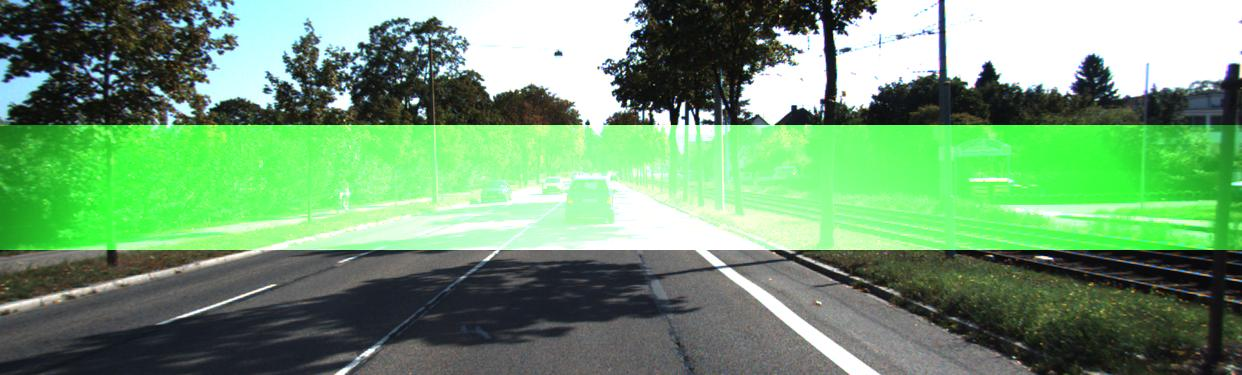
#> input picture ImageTools/Laser_Color_Strip_Injection/image_with_strip_green.jpg, 1242 x 375 px, given in place of demo.jpg, which was not available
$ python Pre-Encode.py
#> lines starting #> are read from the running program, lines starting #| are printed output that depends on the picture; pictures that were not available may be replaced by others from this repository, and a replacement may not be noted
import math
import numpy as np
from PIL import Image
from Rotation import Rotation


def add_margin(img,top,right,bottom,left,color):
    width,height = img.size
    top = int(top)
    right = int(right)
    bottom = int(bottom)
    left = int(left)
    new_width = width + right + left
    new_height = height + top + bottom
    result = Image.new(img.mode,(new_width,new_height),color)
    result.paste(img,(left,top))
    return result


im = Image.open('demo.jpg')
#> im is the input picture: PIL image 1242x375 RGB; mean R, G, B 113.7, 154.9, 115.7
im_data = np.asarray(im)
S1 = im_data.shape[0]
#> S1 = 375
S2 = im_data.shape[1]
#> S2 = 1242
S3 = im_data.shape[2]
#> S3 = 3
R = int(math.ceil(math.sqrt(S1 * S1 + S2 * S2)))
#> R = 1298
# R = max(S1,S2)

if (R-S1)%2==0 and (R-S2)%2==0:
    im = add_margin(im,(R-S1)/2,(R-S2)/2,(R-S1)/2,(R-S2)/2,(255,255,255,0))
elif (R-S1)%2!=0 and (R-S2)%2==0:
    im = add_margin(im,(R-S1)/2-0.5,(R-S2)/2,(R-S1)/2+0.5,(R-S2)/2,(255,255,255,0))
#> in add_margin, `result = Image.new(img.mode,(new_width,new_height),color)`: result: PIL image 1298x1298 RGB; every value is 255
#> in add_margin, `result.paste(img,(left,top))`:
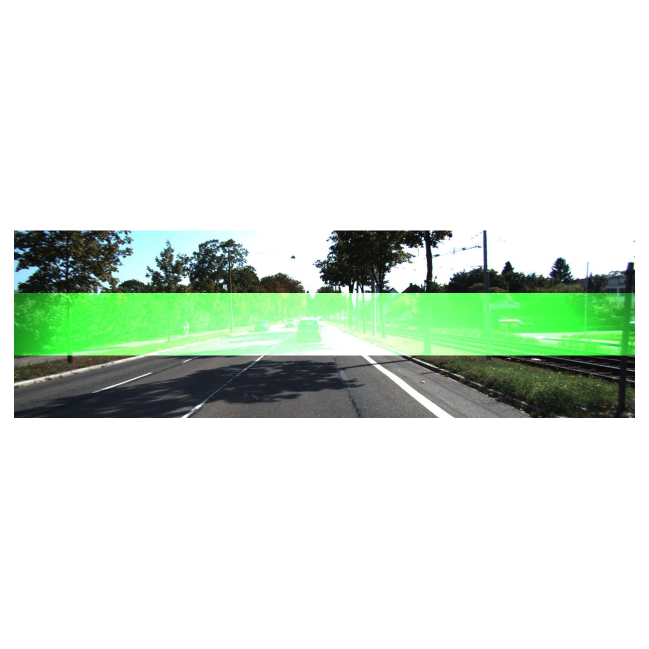
#> result: PIL image 1298x1298 RGB (shown at 1/2 size); mean R, G, B 215.9, 227.3, 216.5
elif (R-S1)%2==0 and (R-S2)%2!=0:
    im = add_margin(im,(R-S1)/2,(R-S2)/2-0.5,(R-S1)/2,(R-S2)/2+0.5,(255,255,255,0))
else:
    im = add_margin(im,(R-S1)/2-0.5,(R-S2)/2-0.5,(R-S1)/2+0.5,(R-S2)/2+0.5,(255,255,255,0))
new_fig = np.zeros((R, R, S3), dtype=np.uint8)
new_fig[:,:,:3] = 255
w = 1.0
v = 1.0

for i in range(R):
    t = i/v
    angle = w*t
    rot_figure = im.rotate(angle,fillcolor='white')
    rot_figure = np.asarray(rot_figure)
    # print(rot_figure.shape)
    # input('Enter')
    new_fig[i,:,:] = rot_figure[i,:,:]
    if i%100==0:
        print(i)
#> this loop made 1298 passes
#> pass 2, `rot_figure = im.rotate(angle,fillcolor='white')`:
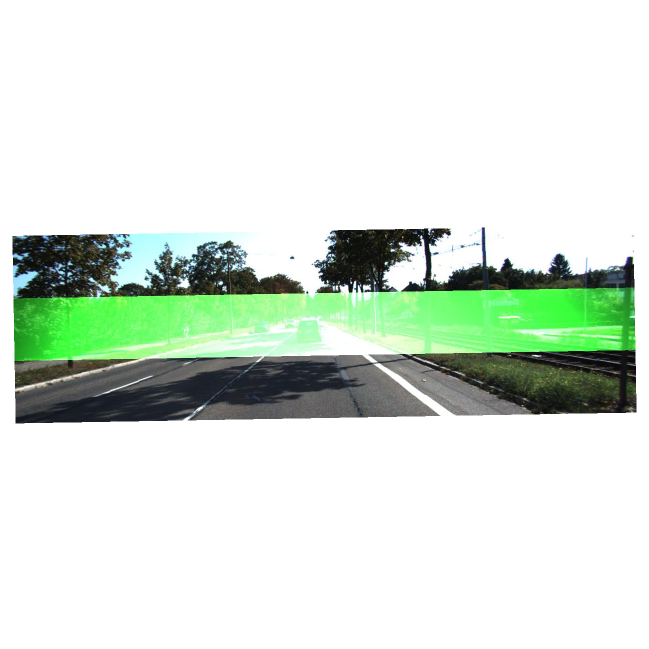
#> rot_figure: PIL image 1298x1298 RGB (shown at 1/2 size); mean R, G, B 215.9, 227.3, 216.5
#> pass 3, `rot_figure = im.rotate(angle,fillcolor='white')`:
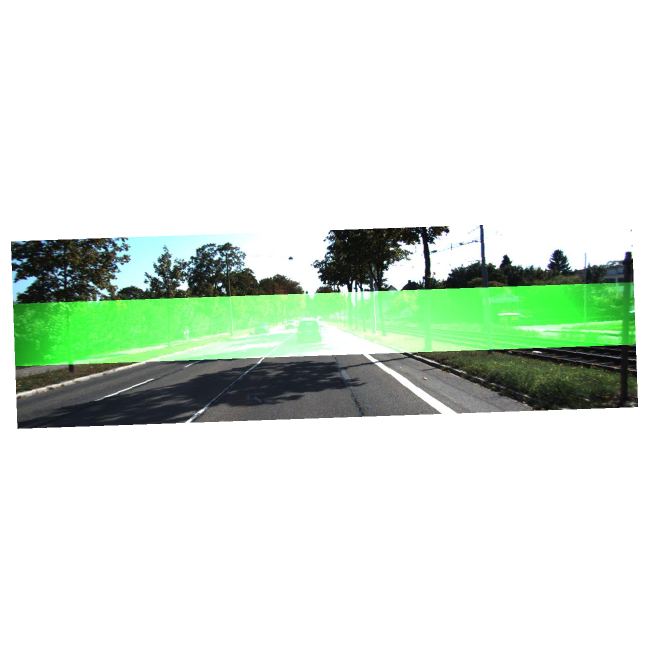
#> rot_figure: PIL image 1298x1298 RGB (shown at 1/2 size); mean R, G, B 215.9, 227.3, 216.5
#> after the loop:
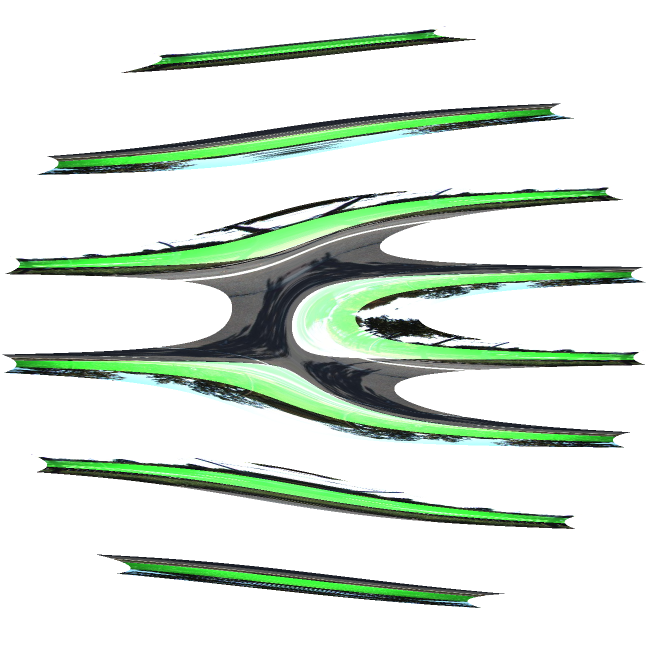
#> new_fig: shape (1298, 1298, 3) (shown at 1/2 size); mean R, G, B 214.9, 226.2, 215.6

img = Image.fromarray(new_fig, 'RGB')
img.save('encoded.png')
img.show()
